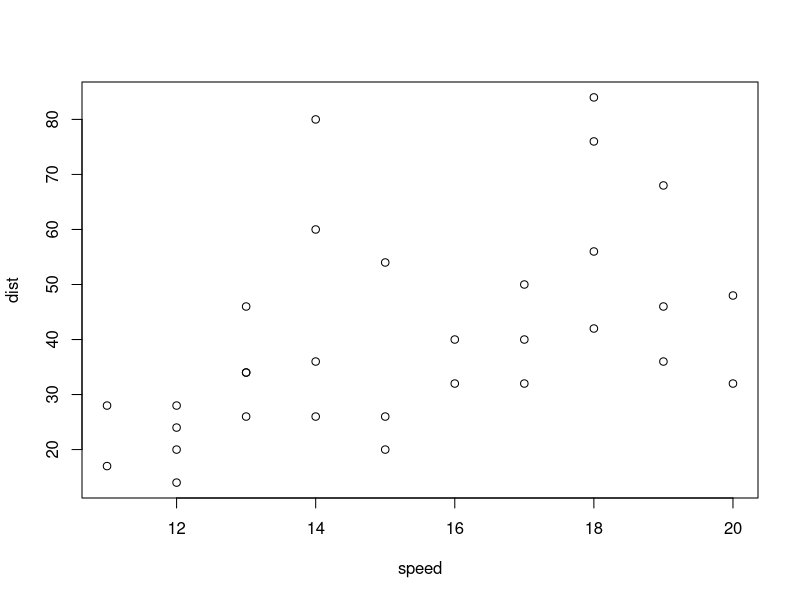
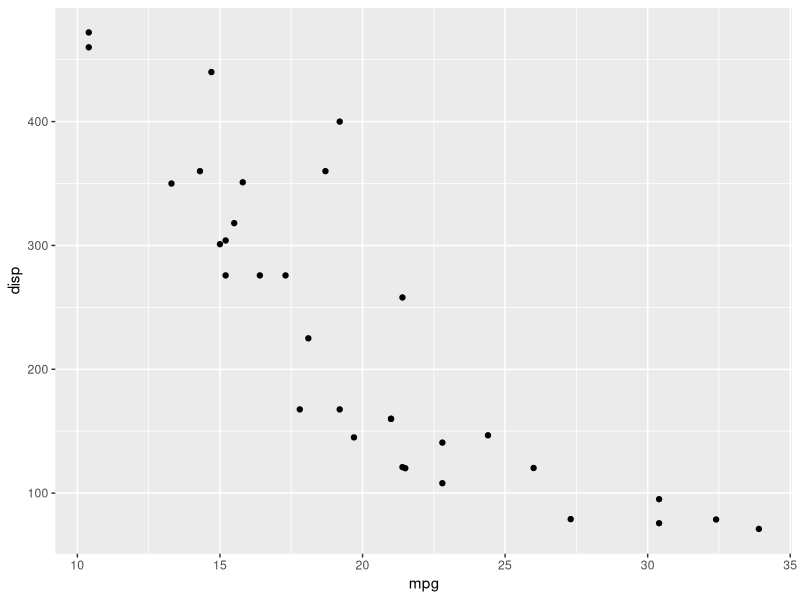
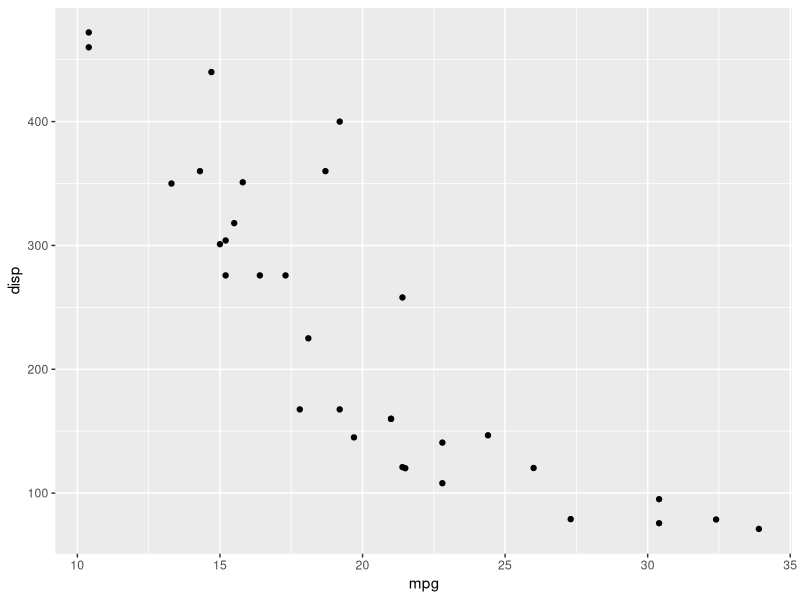

Recreate these plots in R, in order.
## ---- chunk 1
plot(cars[10:40,])
## ---- chunk 2
library(ggplot2)
data(mtcars)
p <- ggplot(mtcars, aes(x = mpg, y = disp)) + geom_point()
p
ggsave("output/plot-for-paper.pdf", width = 5, height = 5)
